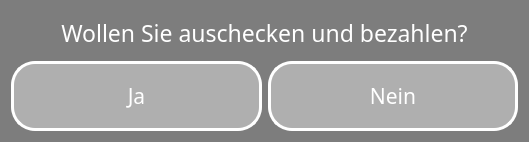
<?xml version="1.0" encoding="UTF-8"?>
<ui version="4.0">
 <class>checkoutWidgetLayout</class>
 <widget class="QWidget" name="checkoutWidgetLayout">
  <property name="geometry">
   <rect>
    <x>0</x>
    <y>0</y>
    <width>529</width>
    <height>142</height>
   </rect>
  </property>
  <property name="windowTitle">
   <string>Form</string>
  </property>
  <property name="styleSheet">
   <string notr="true">background: rgb(125, 125, 125);
color:white</string>
  </property>
  <layout class="QGridLayout" name="gridLayout">
   <item row="1" column="0">
    <widget class="QPushButton" name="btn_yes">
     <property name="minimumSize">
      <size>
       <width>0</width>
       <height>70</height>
      </size>
     </property>
     <property name="font">
      <font>
       <family>Montserrat SemiBold</family>
       <pointsize>16</pointsize>
      </font>
     </property>
     <property name="styleSheet">
      <string notr="true">border: 3px solid white;
border-radius: 24px;
background: rgb(175, 175, 175)</string>
     </property>
     <property name="text">
      <string>Ja</string>
     </property>
    </widget>
   </item>
   <item row="1" column="1">
    <widget class="QPushButton" name="btn_no">
     <property name="minimumSize">
      <size>
       <width>0</width>
       <height>70</height>
      </size>
     </property>
     <property name="font">
      <font>
       <family>Montserrat SemiBold</family>
       <pointsize>16</pointsize>
      </font>
     </property>
     <property name="styleSheet">
      <string notr="true">border: 3px solid white;
border-radius: 24px;
background: rgb(175, 175, 175)</string>
     </property>
     <property name="text">
      <string>Nein</string>
     </property>
    </widget>
   </item>
   <item row="0" column="0" colspan="2">
    <widget class="QLabel" name="label">
     <property name="font">
      <font>
       <family>Montserrat SemiBold</family>
       <pointsize>17</pointsize>
      </font>
     </property>
     <property name="text">
      <string>Wollen Sie auschecken und bezahlen?</string>
     </property>
     <property name="alignment">
      <set>Qt::AlignCenter</set>
     </property>
    </widget>
   </item>
  </layout>
 </widget>
 <resources/>
 <connections/>
</ui>
